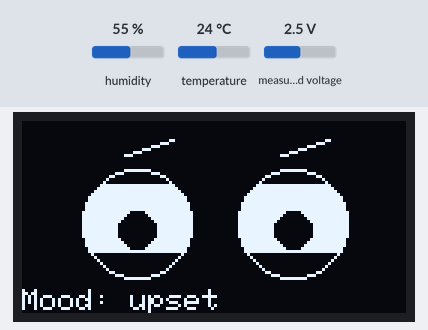
Simulated run of this sketch. Board: ESP8266 (NodeMCU). Shown: 128×64 one-colour display. The test bench sets the inputs (shaded band); at power-on: measured voltage 2.5 V, humidity 55 %, temperature 24 °C. Random numbers use the default seed unless the sketch sets one; what the sketch prints to the serial monitor is not drawn.

Above: at 1.4 s.
1.5 s: measured voltage set to 0.1 V
At 5.4 s:
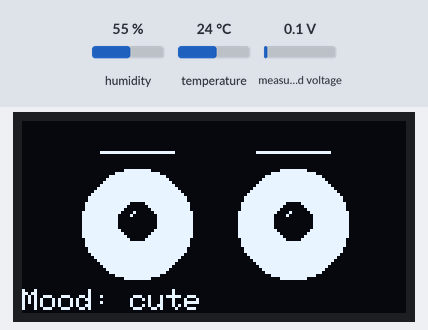
5.7 s: measured voltage set to 2.5 V
At 10.8 s:
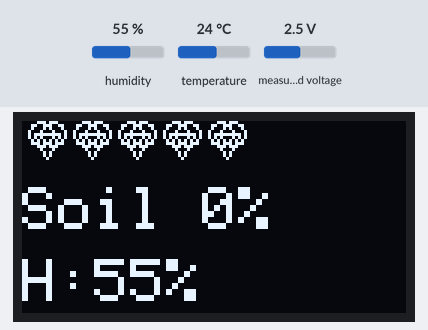
11.8 s: humidity set to 22 %
At 13.0 s:
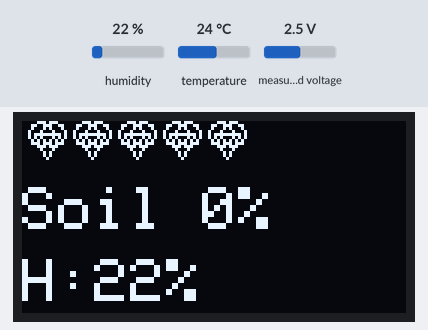
16.8 s: temperature set to 17 °C
At 18.8 s:
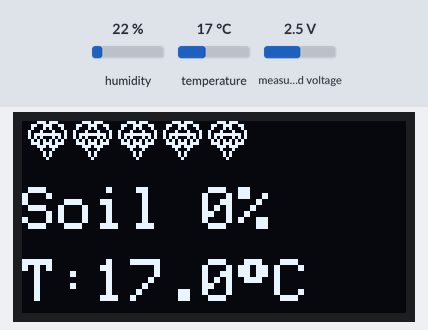
22.1 s: temperature set to 14 °C
At 23.2 s:
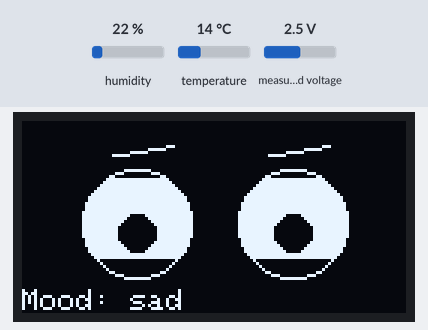
27.5 s: measured voltage set to 1.2 V
At 31.7 s:
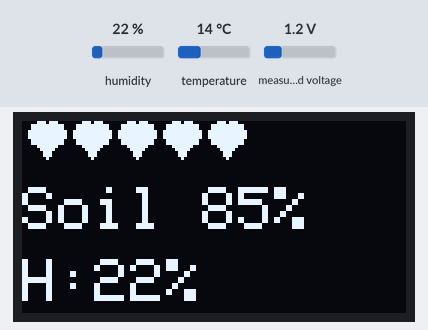
Timing chart, 0 to 33.2 s (numbered marks = the images above; inputs shaded):
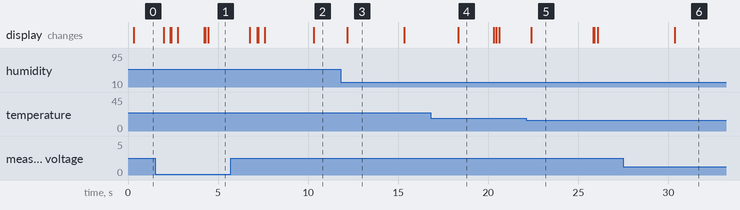

Measured:
- the behaviour switches between 16 and 15 °C on temperature (found by bisection; images 4 and 5)
- what the display in image 3 shows lasts 3.1 s, from 12.2 s to 15.3 s
- what the display in image 4 shows lasts 2.0 s, from 18.3 s to 20.3 s
- what the display in image 5 shows lasts 3.4 s, from 22.4 s to 25.8 s

The sketch:

esp32.ino
```cpp
#include <Wire.h>
#include <Adafruit_GFX.h>
#include <Adafruit_SSD1306.h>
#include <Adafruit_ADS1X15.h>
#include <DHT.h>

// ===== PIN & SENSORS =====
#define SDA_PIN   4   // ESP8266 D2
#define SCL_PIN   5   // ESP8266 D1
#define DHTPIN    14  // ESP8266 D5
#define DHTTYPE   DHT11

// ===== OLED =====
#define OLED_W 128
#define OLED_H 64
Adafruit_SSD1306 display(OLED_W, OLED_H, &Wire, -1);

// ===== ADS1115 =====
Adafruit_ADS1115 ads;
int DRY_RAW = 19000;   // mốc khô (bro đã đo)
int WET_RAW = 8000;    // mốc ướt (bro đã đo)

// ===== DHT =====
DHT dht(DHTPIN, DHTTYPE);
float tempC = NAN, humi = NAN;
unsigned long lastDht = 0;

// ===== OFFSETS (nếu cần chỉnh) =====
float TEMP_OFFSET = 0.0f;   // ví dụ -2.0 nếu muốn bù trừ
float HUMI_OFFSET = 0.0f;   // ví dụ -12.0 nếu muốn bù trừ

// ===== SOIL smoothing =====
const int AVG_N = 8;
int16_t buf[AVG_N]; int idxBuf=0; long sumBuf=0;

// ===== MODES & TIMERS =====
enum UIMode { MODE_FACE, MODE_PANEL };
UIMode uiMode = MODE_FACE;
unsigned long lastModeToggle = 0;
const unsigned long FACE_MS  = 10000;  // 10s mặt
const unsigned long PANEL_MS = 10000;  // 10s panel

// Trong PANEL: T/H đổi mỗi 5s
unsigned long lastTHtoggle = 0;
const unsigned long TH_MS = 5000;      // 5s đổi
bool showTemp = true;

// ===== EYES / EXPRESSIONS =====
struct FaceParams {
  // mở mắt 0..1 (0 = nhắm), offset đồng tử, style lông mày
  float open;   // 0..1
  int pupX;     // -8..+8
  int pupY;     // -6..+6
  int browTiltL; // -2..+2 (âm: chau mày, dương: ngạc nhiên)
  int browTiltR; // -2..+2
  bool cuteHighlight; // chấm sáng trong đồng tử
  bool suspiciousRaise; // một bên mày nhướng
};

String currentMood = "normal";
bool blinking = false;
uint8_t blinkPhase = 0;
unsigned long nextBlinkAt = 0;
unsigned long lastBlinkStep = 0;

void scheduleNextBlink() {
  nextBlinkAt = millis() + random(3000, 7000); // 3-7s
}

int16_t readSoilRawOnce() { return ads.readADC_SingleEnded(0); }
int16_t readSoilAvg() {
  int16_t v = readSoilRawOnce();
  sumBuf -= buf[idxBuf];
  buf[idxBuf] = v;
  sumBuf += v;
  idxBuf = (idxBuf + 1) % AVG_N;
  return (int16_t)(sumBuf / AVG_N);
}
int pctFromRaw(int16_t raw) {
  if (raw > DRY_RAW) raw = DRY_RAW;
  if (raw < WET_RAW) raw = WET_RAW;
  float pct = 100.0f * (float)(DRY_RAW - raw) / (float)(DRY_RAW - WET_RAW);
  if (pct < 0) pct = 0; if (pct > 100) pct = 100;
  return (int)(pct + 0.5f);
}

// ======= Mood logic =======
String decideMood(int soilPct, float t, float h) {
  // Env override trước
  if (!isnan(t) && !isnan(h)) {
    if (h >= 90.0 && t >= 30.0) return "angry"; // nóng ẩm quá cao
    if (t <= 15.0)              return "sad";   // quá lạnh
  }
  // Soil-based
  if (soilPct < 20)  return "upset";
  if (soilPct < 40)  return "sad";
  if (soilPct < 60)  return "normal";
  if (soilPct < 80)  return "happy";
  return "cute"; // 80-100
}

// map mood -> FaceParams
FaceParams paramsForMood(const String& mood) {
  FaceParams p{1.0f, 0,0, 0,0, false, false};
  if (mood == "normal") {
    p.open=1.0f; p.pupX=0; p.pupY=0; p.browTiltL=0; p.browTiltR=0;
  } else if (mood == "sad") {
    p.open=0.6f; p.pupY=3; p.browTiltL=+1; p.browTiltR=+1;
  } else if (mood == "upset") {
    p.open=0.5f; p.pupY=2; p.browTiltL=+2; p.browTiltR=+2;
  } else if (mood == "wonder") {
    p.open=1.0f; p.pupY=-2; p.browTiltL=-1; p.browTiltR=-1;
  } else if (mood == "happy") {
    p.open=0.9f; p.pupY=-1; p.browTiltL=0; p.browTiltR=0;
  } else if (mood == "cute") {
    p.open=1.0f; p.pupY=-1; p.cuteHighlight=true;
  } else if (mood == "angry") {
    p.open=0.7f; p.pupX=0; p.pupY=0; p.browTiltL=-2; p.browTiltR=-2;
  } else if (mood == "suspicious") {
    p.open=0.6f; p.pupX=6; p.browTiltL=-1; p.browTiltR=+1; p.suspiciousRaise=true;
  } else if (mood == "close" || mood == "blink") {
    p.open=0.0f;
  } else {
    p.open=1.0f;
  }
  return p;
}

// ======= Eyes drawing =======
struct EyeGeom { int cxL=38, cxR=90, cy=34, rEye=18, rPupil=6; } eye;
void drawEyebrow(int cx, int y, int width, int tilt) {
  // tilt -2..+2: âm => chau mày (nghiêng xuống giữa), dương => ngạc nhiên (nghiêng lên giữa)
  int x0 = cx - width/2, x1 = cx + width/2;
  int y0 = y + tilt*2;
  int y1 = y - tilt*2;
  display.drawLine(x0, y0, x1, y1, SSD1306_WHITE);
}
void drawOneEye(int cx, float openAmt, int pupX, int pupY, bool cuteHL) {
  // tròng trắng
  display.fillCircle(cx, eye.cy, eye.rEye, SSD1306_WHITE);

  // mí mắt (cắt trên/dưới)
  int closePx = (int)((1.0f - openAmt) * eye.rEye); // 0..rEye
  if (closePx > 0) {
    // mi trên
    display.fillRect(cx - eye.rEye - 1, eye.cy - eye.rEye - 4, eye.rEye*2 + 2, closePx, SSD1306_BLACK);
    // mi dưới
    display.fillRect(cx - eye.rEye - 1, eye.cy + eye.rEye - closePx + 1, eye.rEye*2 + 2, closePx, SSD1306_BLACK);
  }

  // đồng tử (nếu chưa khép hết)
  if (openAmt > 0.05f) {
    int px = cx + pupX;
    int py = eye.cy + pupY;
    display.fillCircle(px, py, eye.rPupil, SSD1306_BLACK);
    if (cuteHL) {
      // highlight nhỏ
      display.drawPixel(px-2, py-2, SSD1306_WHITE);
      display.drawPixel(px-1, py-3, SSD1306_WHITE);
    }
  }
  // viền
  display.drawCircle(cx, eye.cy, eye.rEye, SSD1306_WHITE);
}

void drawFace(const String& mood) {
  // Blink overlay (ưu tiên)
  float openOverlay = 1.0f;
  if (blinking) {
    // 0..5 pha -> open fraction
    static const uint8_t stepH[6] = {0, 8, 14, 14, 8, 0}; // pixel đóng
    int px = stepH[blinkPhase];
    openOverlay = 1.0f - (float)px / (float)eye.rEye; // 0..1
    if (openOverlay < 0) openOverlay = 0;
  }

  FaceParams p = paramsForMood(mood);
  float openFinal = p.open * openOverlay;

  display.clearDisplay();
  // lông mày
  drawEyebrow(eye.cxL, eye.cy - eye.rEye - 6, 24, p.browTiltL + (p.suspiciousRaise ? +1 : 0));
  drawEyebrow(eye.cxR, eye.cy - eye.rEye - 6, 24, p.browTiltR - (p.suspiciousRaise ? +1 : 0));

  // hai mắt
  drawOneEye(eye.cxL, openFinal, p.pupX, p.pupY, p.cuteHighlight);
  drawOneEye(eye.cxR, openFinal, p.pupX, p.pupY, p.cuteHighlight);

  // caption mood nhỏ phía dưới
  display.setTextSize(1);
  display.setTextColor(SSD1306_WHITE);
  display.setCursor(0, 56);
  display.print("Mood: ");
  display.print(mood);

  display.display();
}

void updateBlink() {
  unsigned long now = millis();
  if (!blinking && now >= nextBlinkAt) {
    blinking = true; blinkPhase = 0; lastBlinkStep = now;
  }
  if (blinking && now - lastBlinkStep > 40) {
    lastBlinkStep = now;
    blinkPhase++;
    if (blinkPhase > 5) { blinking = false; scheduleNextBlink(); }
  }
}

// ======= PANEL drawing =======
void drawHeart(int x, int y, int s, bool filled) {
  // trái tim đơn giản: 2 hình tròn + tam giác
  if (filled) {
    display.fillCircle(x + s/3, y + s/3, s/3, SSD1306_WHITE);
    display.fillCircle(x + 2*s/3, y + s/3, s/3, SSD1306_WHITE);
    display.fillTriangle(x + s/6, y + s/3,
                         x + 5*s/6, y + s/3,
                         x + s/2, y + s, SSD1306_WHITE);
  } else {
    display.drawCircle(x + s/3, y + s/3, s/3, SSD1306_WHITE);
    display.drawCircle(x + 2*s/3, y + s/3, s/3, SSD1306_WHITE);
    display.drawLine(x + s/6, y + s/3, x + 5*s/6, y + s/3, SSD1306_WHITE);
    display.drawLine(x + s/6, y + s/3, x + s/2, y + s, SSD1306_WHITE);
    display.drawLine(x + 5*s/6, y + s/3, x + s/2, y + s, SSD1306_WHITE);
  }
}

void drawPanel(int soilPct, float t, float h, bool showT) {
  display.clearDisplay();
  display.setTextColor(SSD1306_WHITE);
  display.setTextWrap(false);

  // Thanh máu = 5 trái tim theo Soil% (mỗi 20%)
  int hearts = (soilPct + 19) / 20; if (hearts > 5) hearts = 5;
  int s = 12; // kích thước tim
  int x0 = 2;
  for (int i=0; i<5; i++) {
    bool filled = (i < hearts);
    drawHeart(x0 + i*(s+3), 0, s, filled);
  }

  // Soil %
  display.setTextSize(2);
  display.setCursor(0, 22);
  display.print("Soil ");
  display.print(soilPct); display.print("%");

  // Dòng dưới: T hoặc H (5s đổi)
  display.setTextSize(2);
  display.setCursor(0, 46);
  if (showT) {
    display.print("T:");
    if (isnan(t)) display.print("--.-");
    else          display.print(t, 1);
    display.write(247); display.print("C");
  } else {
    display.print("H:");
    if (isnan(h)) display.print("--");
    else          display.print((int)h);
    display.print("%");
  }

  display.display();
}

void setup() {
  Serial.begin(115200);
  Wire.begin(SDA_PIN, SCL_PIN);
  // Wire.setClock(100000); // nếu bus yếu, mở dòng này để 100kHz

  if (!display.begin(SSD1306_SWITCHCAPVCC, 0x3C)) {
    Serial.println("OLED fail"); while (1) {}
  }
  display.clearDisplay(); display.display();

  if (!ads.begin(0x48)) {
    Serial.println("ADS1115 fail"); while (1) {}
  }
  ads.setGain(GAIN_ONE);

  dht.begin();

  // prime soil buffer
  for (int i=0;i<AVG_N;i++){ buf[i]=readSoilRawOnce(); sumBuf+=buf[i]; delay(20); }

  scheduleNextBlink();
  lastModeToggle = millis();
  lastTHtoggle  = millis();
}

void loop() {
  unsigned long now = millis();

  // ---- Read sensors ----
  // soil
  static int16_t soilRawHold = readSoilAvg();
  if (now % 400 > 300) { // đọc đều tay ~2.5Hz
    soilRawHold = readSoilAvg();
  }
  int soilPct = pctFromRaw(soilRawHold);

  // dht (>=2s)
  if (now - lastDht >= 2000) {
    float h = dht.readHumidity();
    float t = dht.readTemperature();
    if (!isnan(h)) humi = h + HUMI_OFFSET;
    if (!isnan(t)) tempC = t + TEMP_OFFSET;
    lastDht = now;
  }

  // ---- Decide mood ----
  String mood = decideMood(soilPct, tempC, humi);
  // thêm chút “suspicious” khi soil cao nhưng temp/hum bất thường
  if (mood == "cute" && (!isnan(humi) && humi > 85)) mood = "suspicious";
  currentMood = mood;

  // ---- Toggle face/panel 10s ----
  unsigned long span = (uiMode == MODE_FACE) ? FACE_MS : PANEL_MS;
  if (now - lastModeToggle >= span) {
    uiMode = (uiMode == MODE_FACE) ? MODE_PANEL : MODE_FACE;
    lastModeToggle = now;
  }

  // ---- Panel inside: toggle T/H 5s ----
  if (uiMode == MODE_PANEL && now - lastTHtoggle >= TH_MS) {
    showTemp = !showTemp;
    lastTHtoggle = now;
  }

  // ---- Draw ----
  if (uiMode == MODE_FACE) {
    updateBlink();           // blink overlay
    drawFace(currentMood);   // draw mood eyes
  } else {
    drawPanel(soilPct, tempC, humi, showTemp);
  }

  // ---- Log ----
  if ((now % 1000) < 50) {
    Serial.printf("Soil=%d%% | T=%.1fC H=%.0f%% | mood=%s | mode=%s\n",
      soilPct,
      isnan(tempC)?-99.9:tempC,
      isnan(humi)?-1.0:humi,
      currentMood.c_str(),
      (uiMode==MODE_FACE?"FACE":"PANEL"));
  }

  delay(30); // nhịp vẽ mượt
}
```
